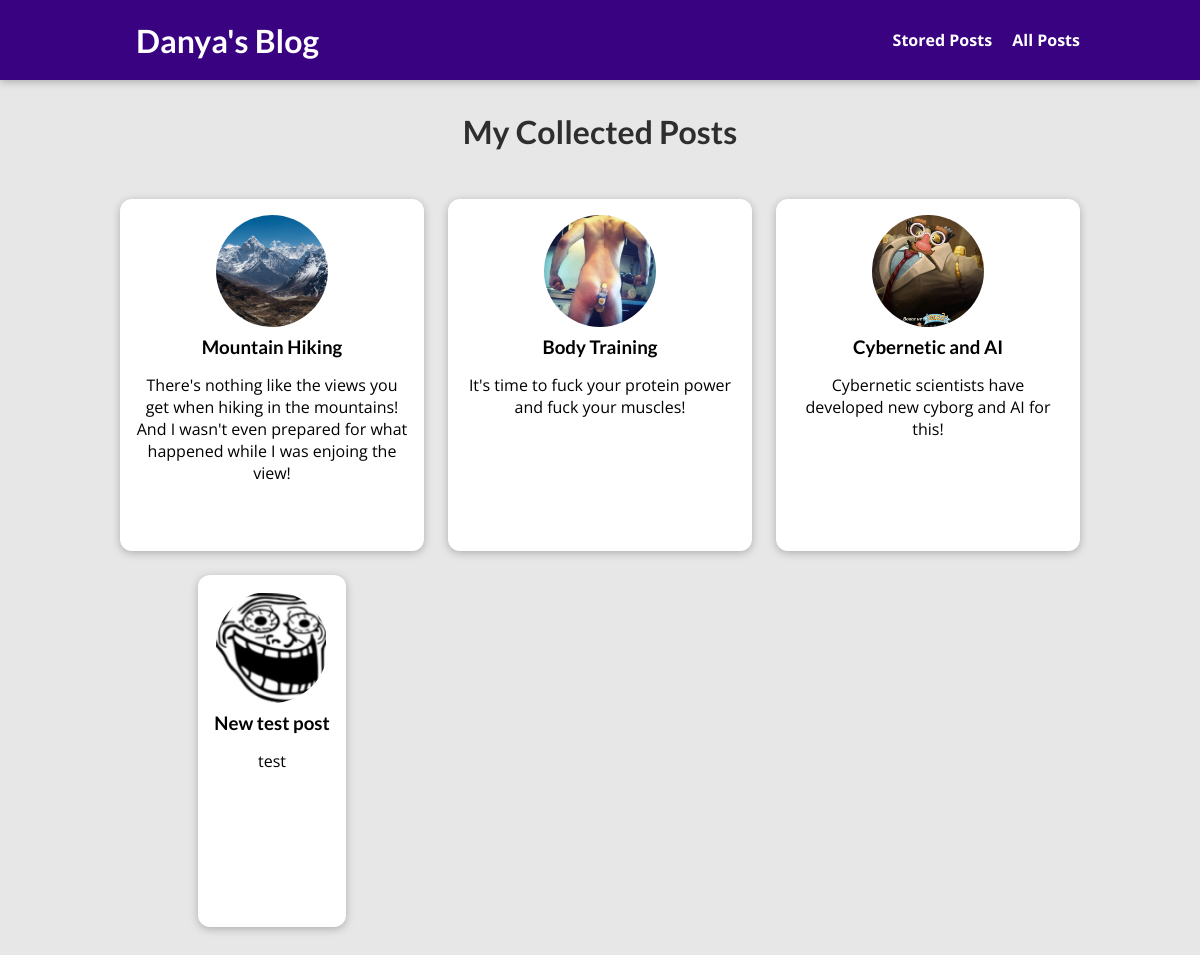
/posts/, run on the app's committed database.
### blog/models.py (models this page shows, shortened)
class Post(models.Model):
    title = models.CharField(max_length=150)
    excerpt = models.CharField(max_length=250)
    image = models.ImageField(upload_to="images", null=True)
    date = models.DateField(auto_now=True)
    slug = models.SlugField(unique=True, db_index=True)
    content = models.TextField()
    author = models.ForeignKey(
        Author, on_delete=models.SET_NULL, null=True, related_name="posts")
    tags = models.ManyToManyField(Tag)
    def get_absolute_url(self):
        return reverse("post-detail", args=[self.slug])

### blog/views.py (the view)
# urls.py: path("posts/", views.PostsListView.as_view(), name="posts-page"),
class PostsListView(ListView):
    template_name = 'blog/all-posts.html'
    model = Post
    context_object_name = "posts"
    ordering = ['-date']

### blog/templates/blog/all-posts.html (shortened to what this page needs)
{% extends "base.html" %}
{% load static %}
{% block css_files %}
    <link rel="stylesheet" href="{% static "blog/post.css" %}">
    <link rel="stylesheet" href="{% static "blog/all-posts.css" %}">
{% endblock %}
{% block body %}
    <section id="all-posts">
        <h2>My Collected Posts</h2>
        <ul>
            {% for post in posts %}
                {% include "blog/includes/post.html" %}
            {% endfor %}
        </ul>
    </section>
{% endblock %}

### blog/templates/blog/includes/post.html
<li>
    <article class="post">
        <a href="{{ post.get_absolute_url }}">
            <img src="{{  post.image.url  }}" alt="{{ post.title }}">
            <div class="post__content">
                <h3>{{ post.title }}</h3>
                <p>
                    {{ post.excerpt }}
                </p>
            </div>
        </a>
    </article>
</li>

### static/app.css (style rules this page uses)
* { box-sizing: border-box; }
html { font-family: 'Open Sans', 'Lato', sans-serif; }
body { margin: 0; }
h1, h2, h3 { font-family: 'Lato', sans-serif; font-weight: bold; }

### blog/static/blog/post.css (style rules this page uses)
.post { display: flex; flex-direction: column; align-items: center; text-align: center; }
.post a { text-decoration: none; color: black; transition: all 0.2s ease; padding: 1rem; }
.post img { width: 5rem; height: 5rem; object-fit: cover; border-radius: 50%; }
.post h3 { margin: 0.25rem 0; }

### blog/static/blog/all-posts.css (style rules this page uses)
body { background-color: #e7e7e7; }
#all-posts { margin: 7rem auto; width: 90%; max-width: 60rem; }
#all-posts h2 { text-align: center; font-size: 2rem; color: #2e2e2e; margin: 3rem 0; }
ul { list-style: none; margin: 0; padding: 0; display: grid; grid-template-columns: repeat(auto-fill, minmax(17rem, 1fr)); gap: 1.5rem; }
.post img { width: 7rem; height: 7rem; }
.post a { height: 22rem; transform-origin: center; box-shadow: 0 2px 8px rgba(0, 0, 0, 0.25); border-radius: 12px; background-color: white; }

### data on the page
Post: image (picture), title "Mountain Hiking", excerpt "There's nothing like the views you get when hiking in the mountains! And I wasn't even prepared for what happened while I was enjoing the view!"
Post: image (picture), title "Body Training", excerpt "It's time to fuck your protein power and fuck your muscles!"
Post: image (picture), title "Cybernetic and AI", excerpt "Cybernetic scientists have developed new cyborg and AI for this!"
Post: image (picture), title "New test post", excerpt "test"
